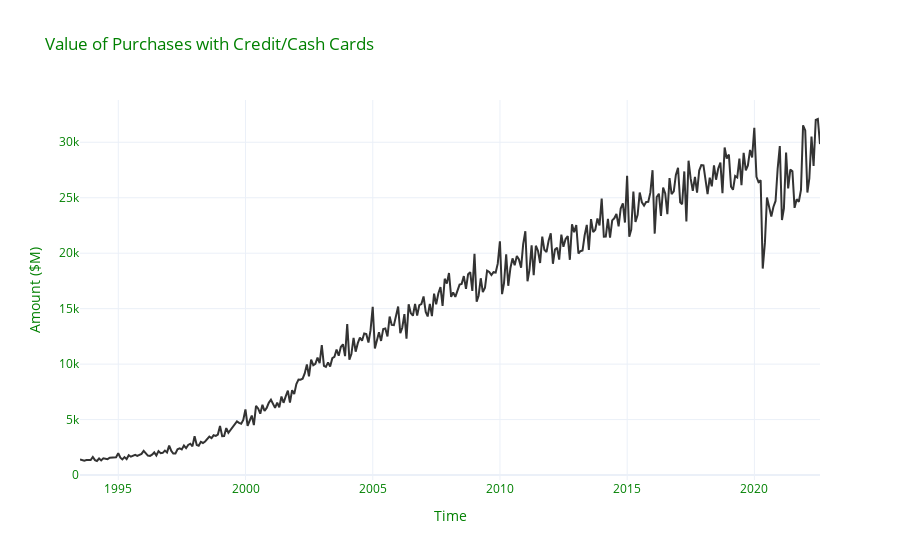

The code cell stored with this chart in its notebook:
### Code cell
plot = px.line(df_named,x='date',y='Value of purchases',title= 'Value of Purchases with Credit/Cash Cards',template='plotly_white')
plot.update_traces(line_color='#333333', line_width=2)
plot.update_layout(
    xaxis_title="Time",
    yaxis_title="Amount ($M)",
    legend_title="Legend Title",
    font=dict(
        size=12,
        color="Green"
    )
)
plot.show()

### Figure 1 — Plotly figure (JSON) as saved in the notebook; plotly's stock layout.template omitted (floating-point values rounded to 4 significant figures; data arrays with more than 128 entries replaced by an {"elided": "..."} marker saying what was removed)
{"data": [{"hovertemplate": "date=%{x}<br>Value of purchases=%{y}<extra></extra>", "legendgroup": "", "line": {"color": "#333333", "dash": "solid", "width": 2}, "marker": {"symbol": "circle"}, "mode": "lines", "name": "", "orientation": "v", "showlegend": false, "type": "scatter", "x": {"elided": "350 str values"}, "xaxis": "x", "y": {"elided": "350 float values"}, "yaxis": "y"}], "layout": {"font": {"color": "Green", "size": 12}, "legend": {"title": {"text": "Legend Title"}, "tracegroupgap": 0}, "title": {"text": "Value of Purchases with Credit/Cash Cards"}, "xaxis": {"anchor": "y", "domain": [0, 1], "title": {"text": "Time"}}, "yaxis": {"anchor": "x", "domain": [0, 1], "title": {"text": "Amount ($M)"}}}}
